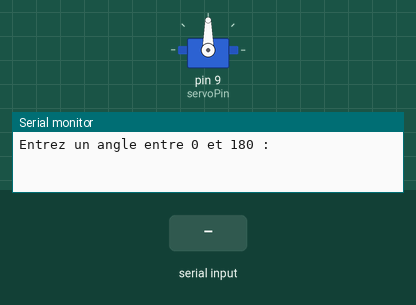
This sketch was run on a simulated Arduino Uno, built with avr-gcc and run on an emulated ATmega328P. Shown: servo, the last lines printed to the serial monitor. Inputs (shaded band) come from the test bench.

Above: at 1.2 s.
1.3 s: "90,45\n" received over Serial
At 2.5 s:
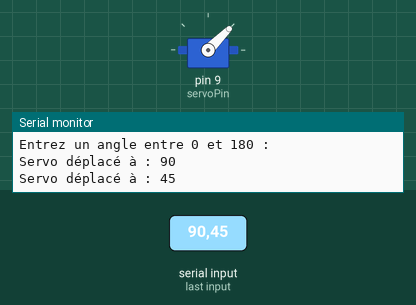
2.8 s: "30,150\n" received over Serial
At 3.7 s:
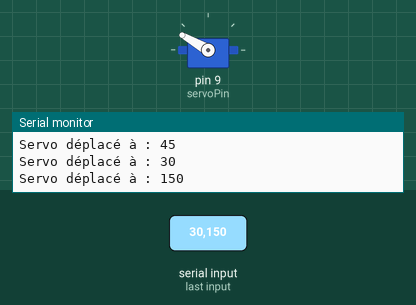
4.3 s: "5\n" received over Serial
At 4.7 s:
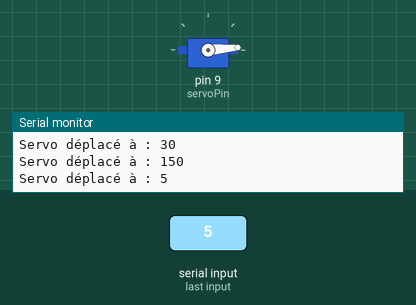
5.8 s: "90\n" received over Serial
At 7.1 s:
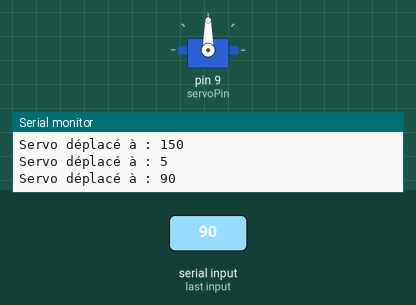
Timing chart, 0 to 8.3 s (numbered marks = the images above; inputs shaded):
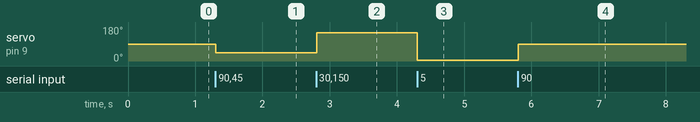

The sketch:

Servo_Position_Calibration.ino
```cpp
#include <Servo.h>

Servo myServo;
int servoPin = 9;

void setup() {
  Serial.begin(9600);
  myServo.attach(servoPin);
  Serial.println("Entrez un angle entre 0 et 180 :");
}

void loop() {
  if (Serial.available()) {
    int angle = Serial.parseInt();  // Lire un entier
    if (angle >= 0 && angle <= 180) {
      myServo.write(angle);
      Serial.print("Servo déplacé à : ");
      Serial.println(angle);
    } else {
      Serial.println("Veuillez entrer une valeur entre 0 et 180 !");
    }

    // Vider le buffer
    while (Serial.available()) {
      Serial.read();
    }
  }
}
```

Measured:
- after the input at 1.3 s, servo on pin 9 (servoPin): 90° → 45° at once
- after the input at 2.8 s, servo on pin 9 (servoPin): 45° → 150° at once
- after the input at 4.3 s, servo on pin 9 (servoPin): 150° → 5° at once
- after the input at 5.8 s, servo on pin 9 (servoPin): 5° → 90° at once
